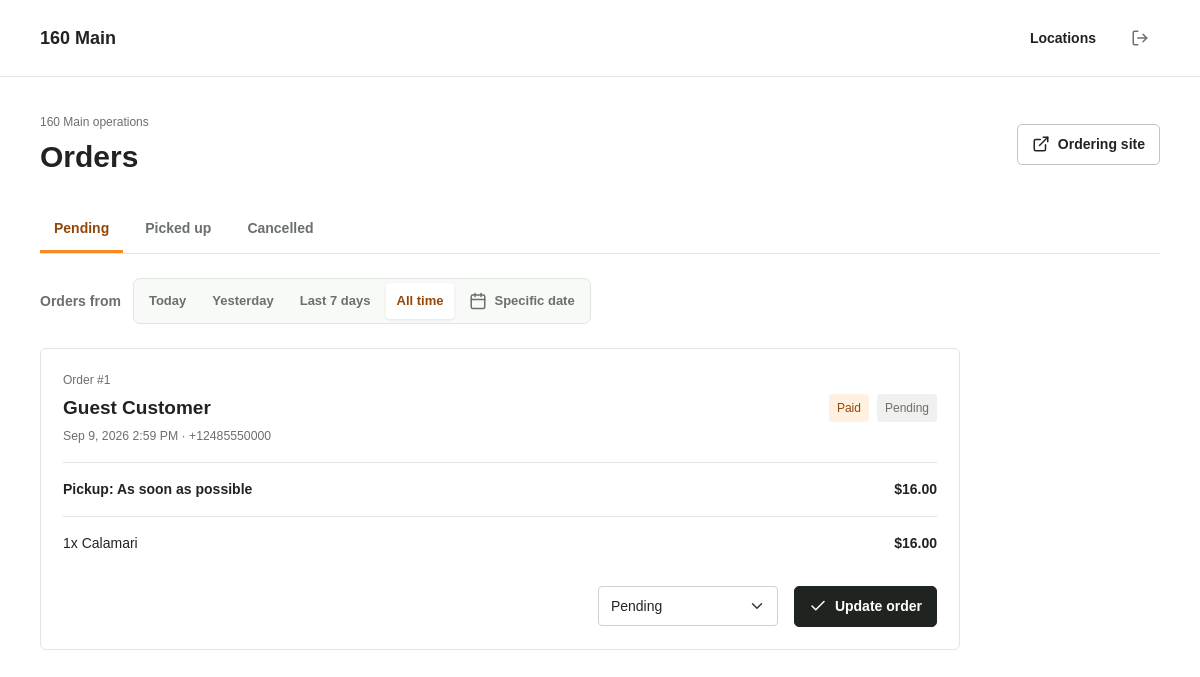
/one-sixty-main/orders/operations/?status=pending&period=all (signed in), run on the app's committed database.
### tenants/models.py (models this page shows, shortened)
class Tenant(models.Model):
    account = models.ForeignKey(Account, on_delete=models.CASCADE, related_name="restaurants")
    ordering_paused = models.BooleanField(default=False)
    closure_message = models.CharField(max_length=250, blank=True, default="")
    preparation_minutes = models.PositiveIntegerField(default=20, validators=[MinValueValidator(1), MaxValueValidator(240)])
    scheduled_pickup_enabled = models.BooleanField(default=False)
    scheduling_days = models.PositiveIntegerField(default=7, validators=[MinValueValidator(1), MaxValueValidator(30)])
    pickup_interval_minutes = models.PositiveIntegerField(default=15, validators=[MinValueValidator(5), MaxValueValidator(60)])
    media_key = models.UUIDField(default=uuid4, editable=False, unique=True)
    logo = models.ImageField(upload_to=logo_upload_path, blank=True, max_length=500)
    name = models.CharField(max_length=120)
    slug = models.SlugField(max_length=80, unique=True, blank=True)
    primary_domain = models.CharField(max_length=255, unique=True, blank=True, null=True)
    logo_url = models.URLField(max_length=500, blank=True, default="")
    business_email = models.EmailField(blank=True, default="")
    business_phone = models.CharField(max_length=32, blank=True, default="")
    address_line1 = models.CharField(max_length=160, blank=True, default="")
    address_line2 = models.CharField(max_length=160, blank=True, default="")
    city = models.CharField(max_length=80, blank=True, default="")
    state = models.CharField(max_length=40, blank=True, default="")
    postal_code = models.CharField(max_length=20, blank=True, default="")
    timezone = models.CharField(max_length=64, default="America/Detroit")
    is_active = models.BooleanField(default=True)
    created_at = models.DateTimeField(auto_now_add=True)
    updated_at = models.DateTimeField(auto_now=True)
    class Meta:
        ordering = ["name"]
    @property
    def logo_src(self):
        return self.logo.url if self.logo else self.logo_url

### ordering/models.py (models this page shows, shortened)
class Order(models.Model):
    pickup_at = models.DateTimeField(null=True, blank=True)
    pickup_timezone = models.CharField(max_length=64, blank=True, default="")
    STATUS_DRAFT = "draft"
    STATUS_PAID = "paid"
    STATUS_CANCELLED = "cancelled"
    STATUS_CHOICES = [
        (STATUS_DRAFT, "Draft"),
        (STATUS_PAID, "Paid"),
        (STATUS_CANCELLED, "Cancelled"),
    ]
    FULFILLMENT_PENDING = "pending"
    FULFILLMENT_PICKED_UP = "picked_up"
    FULFILLMENT_CANCELLED = "cancelled"
    FULFILLMENT_CHOICES = [
        (FULFILLMENT_PENDING, "Pending"),
        (FULFILLMENT_PICKED_UP, "Picked up"),
        (FULFILLMENT_CANCELLED, "Cancelled"),
    ]
    tenant = models.ForeignKey("tenants.Tenant", on_delete=models.CASCADE, related_name="orders")
    user = models.ForeignKey(settings.AUTH_USER_MODEL, on_delete=models.SET_NULL, null=True, blank=True)
    customer_email = models.EmailField(db_index=True)
    customer_name = models.CharField(max_length=120, blank=True, default="")
    customer_phone = models.CharField(max_length=32, blank=True, default="")
    status = models.CharField(max_length=24, choices=STATUS_CHOICES, default=STATUS_DRAFT)
    fulfillment_status = models.CharField(max_length=24, choices=FULFILLMENT_CHOICES, default=FULFILLMENT_PENDING)
    amount_paid = models.DecimalField(max_digits=10, decimal_places=2, default=0)
    order_summary = models.TextField(blank=True, default="")
    stripe_session_id = models.CharField(max_length=255, unique=True, null=True, blank=True)
    stripe_payment_intent_id = models.CharField(max_length=255, blank=True, default="")
    created_at = models.DateTimeField(auto_now_add=True)
    updated_at = models.DateTimeField(auto_now=True)
    paid_at = models.DateTimeField(null=True, blank=True)
    class Meta:
        ordering = ["-created_at"]
        indexes = [
            models.Index(fields=["tenant", "customer_email"]),
            models.Index(fields=["tenant", "-created_at"]),
        ]

class OrderItem(models.Model):
    order = models.ForeignKey(Order, on_delete=models.CASCADE, related_name="items")
    menu_item = models.ForeignKey("catalog.MenuItem", on_delete=models.PROTECT)
    name_snapshot = models.CharField(max_length=120)
    quantity = models.PositiveIntegerField(default=1)
    unit_price = models.DecimalField(max_digits=10, decimal_places=2)
    options_snapshot = models.JSONField(default=list, blank=True)
    note = models.CharField(max_length=255, blank=True, default="")
    class Meta:
        ordering = ["id"]
    @property
    def line_total(self):
        return self.unit_price * self.quantity

### ordering/views.py (the view, shortened to what this page needs)
# urls.py: path("<slug:tenant_slug>/orders/operations/", views.order_operations, name="order_operations"),
@restaurant_access
@require_http_methods(["GET", "POST"])
def order_operations(request, tenant):
    status = request.GET.get("status", Order.FULFILLMENT_PENDING)
    if status not in {value for value, _label in Order.FULFILLMENT_CHOICES}:
        status = Order.FULFILLMENT_PENDING
    period = request.GET.get("period", "today")
    selected_date = request.GET.get("date", "")
    from zoneinfo import ZoneInfo, ZoneInfoNotFoundError
    try:
        zone = ZoneInfo(tenant.timezone)
    except (ZoneInfoNotFoundError, ValueError):
        zone = timezone.get_current_timezone()
    local_today = timezone.localtime(timezone.now(), zone).date()
    start_date = end_date = None
    if period == "yesterday":
        start_date = end_date = local_today - timedelta(days=1)
    elif period == "last_7_days":
        start_date, end_date = local_today - timedelta(days=6), local_today
    elif period == "date":
        try:
            start_date = end_date = datetime.strptime(selected_date, "%Y-%m-%d").date()
        except ValueError:
            period, selected_date = "today", ""
            start_date = end_date = local_today
    elif period == "today":
        start_date = end_date = local_today
    base = tenant.orders.select_related("tenant").prefetch_related("items").order_by("-created_at")
    orders = base.filter(fulfillment_status=status)
    order_rows = []
    for order in orders:
        try:
            zone = ZoneInfo(order.pickup_timezone or tenant.timezone)
        except (ZoneInfoNotFoundError, ValueError):
            zone = timezone.get_current_timezone()
        order_rows.append({
            "order": order,
            "pickup_label": timezone.localtime(order.pickup_at, zone).strftime("%b %-d, %-I:%M %p") if order.pickup_at else "As soon as possible",
        })
    return render(request, "ordering/operations.html", {
        "tenant": tenant,
        "orders": order_rows,
        "status": status,
        "period": period,
        "selected_date": selected_date,
        "period_choices": [("today", "Today"), ("yesterday", "Yesterday"), ("last_7_days", "Last 7 days"), ("all", "All time"), ("date", "Specific date")],
        "fulfillment_choices": Order.FULFILLMENT_CHOICES,
    })

### tenants/access.py (called while the page is built)
def accessible_tenants(user):
    if not user.is_authenticated or not user.is_active:
        return Tenant.objects.none()
    if user.is_superuser:
        return Tenant.objects.all()
    return Tenant.objects.filter(
        models.Q(memberships__user=user) | models.Q(account__memberships__user=user)
    ).distinct()

def restaurant_access(view):
    @wraps(view)
    def wrapped(request, tenant_slug, *args, **kwargs):
        if not request.user.is_authenticated:
            return redirect_to_login(request.get_full_path(), reverse("onboarding:restaurant_login", args=[tenant_slug]))
        tenant = get_object_or_404(accessible_tenants(request.user), slug=tenant_slug)
        return view(request, tenant, *args, **kwargs)
    return wrapped

### templates/ordering/operations.html (shortened to what this page needs)
{% extends "onboarding/base.html" %}
{% load static %}
{% block content %}
<header class="onboarding-header">
  <div><p class="section-kicker">{{ tenant.name }} operations</p><h1>Orders</h1></div>
  <a class="btn btn-outline-dark" href="{% url 'menu' tenant.slug %}" target="_blank" rel="noopener"><i data-lucide="external-link"></i> Ordering site</a>
</header>
<div class="operations-tabs" aria-label="Order views">
  <a href="{% url 'order_operations' tenant.slug %}?status=pending&period={{ period }}{% if selected_date %}&date={{ selected_date }}{% endif %}" {% if status == 'pending' %}class="is-current"{% endif %}>Pending</a>
  <a href="{% url 'order_operations' tenant.slug %}?status=picked_up&period={{ period }}{% if selected_date %}&date={{ selected_date }}{% endif %}" {% if status == 'picked_up' %}class="is-current"{% endif %}>Picked up</a>
  <a href="{% url 'order_operations' tenant.slug %}?status=cancelled&period={{ period }}{% if selected_date %}&date={{ selected_date }}{% endif %}" {% if status == 'cancelled' %}class="is-current"{% endif %}>Cancelled</a>
</div>
<div class="operations-filter" data-order-filter>
  <span class="operations-filter-label">Orders from</span>
  <div class="operations-presets" role="group" aria-label="Order date range">
    <a href="{% url 'order_operations' tenant.slug %}?status={{ status }}&period=today" class="{% if period == 'today' %}is-current{% endif %}">Today</a>
    <a href="{% url 'order_operations' tenant.slug %}?status={{ status }}&period=yesterday" class="{% if period == 'yesterday' %}is-current{% endif %}">Yesterday</a>
    <a href="{% url 'order_operations' tenant.slug %}?status={{ status }}&period=last_7_days" class="{% if period == 'last_7_days' %}is-current{% endif %}">Last 7 days</a>
    <a href="{% url 'order_operations' tenant.slug %}?status={{ status }}&period=all" class="{% if period == 'all' %}is-current{% endif %}">All time</a>
    <button type="button" class="{% if period == 'date' %}is-current{% endif %}" data-specific-date-toggle aria-expanded="{% if period == 'date' %}true{% else %}false{% endif %}"><i data-lucide="calendar"></i> Specific date</button>
  </div>
</div>
<section class="operations-list">
  {% for row in orders %}
    <article class="operation-order">
      <div class="operation-order-head">
        <div><p class="section-kicker">Order #{{ row.order.id }}</p><h2>{{ row.order.customer_name|default:"Guest customer" }}</h2><small>{{ row.order.created_at|date:"M j, Y g:i A" }}{% if row.order.customer_phone %} · {{ row.order.customer_phone }}{% endif %}</small></div>
        <div class="operation-badges"><span class="status-pill {% if row.order.status == 'paid' %}is-on{% endif %}">{% if row.order.status == 'paid' %}Paid{% else %}Payment pending{% endif %}</span><span class="status-pill fulfillment-{{ row.order.fulfillment_status }}">{{ row.order.get_fulfillment_status_display }}</span></div>
      </div>
      <div class="operation-order-meta"><strong>Pickup: {{ row.pickup_label }}</strong><strong>${{ row.order.amount_paid }}</strong></div>
      <div class="operation-items">
        {% for item in row.order.items.all %}<div class="operation-item"><span>{{ item.quantity }}x {{ item.name_snapshot }}</span><strong>${{ item.line_total }}</strong></div>{% empty %}<p class="text-muted">No item details recorded.</p>{% endfor %}
      </div>
      <form method="post" class="operation-actions">
        <select id="order-status-{{ row.order.id }}" name="fulfillment_status" class="form-select">
          {% for value, label in fulfillment_choices %}<option value="{{ value }}" {% if row.order.fulfillment_status == value %}selected{% endif %}>{{ label }}</option>{% endfor %}
        </select>
        <button class="btn btn-dark" type="submit"><i data-lucide="check"></i> Update order</button>
      </form>
    </article>
  {% empty %}
    <div class="empty-state"><i data-lucide="clipboard-check"></i><h2>No {{ status|cut:"_" }} orders</h2><p>Orders in this category will appear here.</p></div>
  {% endfor %}
</section>
{% endblock %}

### templates/onboarding/base.html (shortened to what this page needs)
{% load static %}
<!DOCTYPE html>
<html lang="en">
<head>
  <link href="https://cdn.jsdelivr.net/npm/bootstrap@5.3.3/dist/css/bootstrap.min.css" rel="stylesheet">
  <link rel="stylesheet" href="{% static 'css/onboarding.css' %}">
</head>
<body class="onboarding-body">
  <nav class="onboarding-nav" aria-label="Account">
    <div class="workspace-width nav-inner">
      <a class="onboarding-brand" href="{% if login_page %}#{% else %}{% url 'onboarding:restaurant_list' %}{% endif %}">
        {% if tenant.logo_src %}<img src="{{ tenant.logo_src }}" alt="{{ tenant.name }}" class="brand-logo">{% elif tenant %}<span>{{ tenant.name }}</span>{% else %}<span>Carryout</span>{% endif %}
      </a>
      {% if user.is_authenticated and not login_page %}
      <div class="nav-actions">
        <a href="{% url 'onboarding:restaurant_list' %}" class="nav-link">Locations</a>
        <form method="post" action="{% url 'onboarding:logout' %}">{% csrf_token %}<button class="icon-button" title="Sign out" aria-label="Sign out"><i data-lucide="log-out"></i></button></form>
      </div>
      {% endif %}
    </div>
  </nav>
  <main class="workspace-width onboarding-shell">
    {% block content %}{% endblock %}
  </main>
</body>
</html>

### data on the page
Tenant: name "160 Main"
Order: order.id "1", order.customer_name "Guest Customer", order.created_at "Sep 9, 2026 2:59 PM", order.customer_phone "+12485550000", status "Paid", order.fulfillment_status "Pending", pickup_label "As soon as possible", order.amount_paid "16.00", fulfillment_status "Pending"
OrderItem: quantity "1", name_snapshot "Calamari", line_total "16.00"
